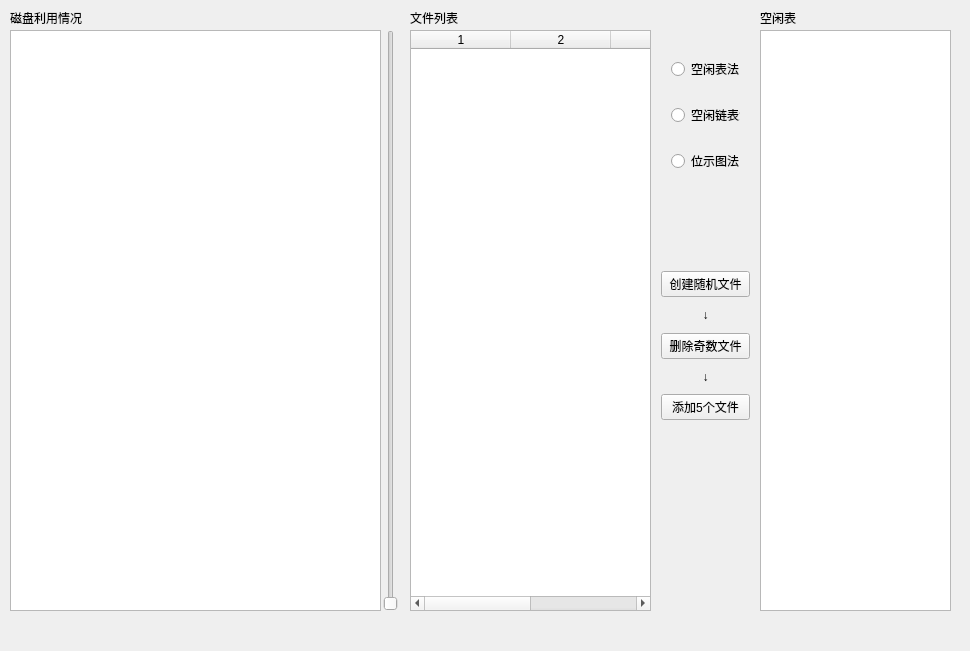
<?xml version="1.0" encoding="UTF-8"?>
<ui version="4.0">
 <class>MainWindow</class>
 <widget class="QMainWindow" name="MainWindow">
  <property name="geometry">
   <rect>
    <x>0</x>
    <y>0</y>
    <width>970</width>
    <height>651</height>
   </rect>
  </property>
  <property name="windowTitle">
   <string>文件管理</string>
  </property>
  <widget class="QWidget" name="centralWidget">
   <widget class="QLabel" name="label">
    <property name="geometry">
     <rect>
      <x>10</x>
      <y>10</y>
      <width>101</width>
      <height>16</height>
     </rect>
    </property>
    <property name="text">
     <string>磁盘利用情况</string>
    </property>
   </widget>
   <widget class="QTableWidget" name="filelist">
    <property name="geometry">
     <rect>
      <x>410</x>
      <y>30</y>
      <width>241</width>
      <height>581</height>
     </rect>
    </property>
    <property name="rowCount">
     <number>0</number>
    </property>
    <property name="columnCount">
     <number>4</number>
    </property>
    <column/>
    <column/>
    <column/>
    <column/>
   </widget>
   <widget class="QLabel" name="label_2">
    <property name="geometry">
     <rect>
      <x>410</x>
      <y>10</y>
      <width>60</width>
      <height>16</height>
     </rect>
    </property>
    <property name="text">
     <string>文件列表</string>
    </property>
   </widget>
   <widget class="QTableWidget" name="freetableView">
    <property name="geometry">
     <rect>
      <x>760</x>
      <y>30</y>
      <width>191</width>
      <height>581</height>
     </rect>
    </property>
    <property name="columnCount">
     <number>2</number>
    </property>
    <column/>
    <column/>
   </widget>
   <widget class="QTextBrowser" name="bitmapview">
    <property name="geometry">
     <rect>
      <x>760</x>
      <y>30</y>
      <width>191</width>
      <height>581</height>
     </rect>
    </property>
    <property name="font">
     <font>
      <family>Heiti SC</family>
     </font>
    </property>
   </widget>
   <widget class="QLabel" name="viewtype">
    <property name="geometry">
     <rect>
      <x>760</x>
      <y>10</y>
      <width>60</width>
      <height>16</height>
     </rect>
    </property>
    <property name="text">
     <string>空闲表</string>
    </property>
   </widget>
   <widget class="QWidget" name="layoutWidget">
    <property name="geometry">
     <rect>
      <x>660</x>
      <y>30</y>
      <width>91</width>
      <height>173</height>
     </rect>
    </property>
    <layout class="QVBoxLayout" name="verticalLayout">
     <item>
      <widget class="QRadioButton" name="freetable">
       <property name="text">
        <string>空闲表法</string>
       </property>
      </widget>
     </item>
     <item>
      <widget class="QRadioButton" name="freelinklist">
       <property name="text">
        <string>空闲链表法</string>
       </property>
      </widget>
     </item>
     <item>
      <widget class="QRadioButton" name="bitmap">
       <property name="text">
        <string>位示图法</string>
       </property>
      </widget>
     </item>
    </layout>
   </widget>
   <widget class="QWidget" name="layoutWidget">
    <property name="geometry">
     <rect>
      <x>650</x>
      <y>260</y>
      <width>111</width>
      <height>171</height>
     </rect>
    </property>
    <layout class="QVBoxLayout" name="verticalLayout_2">
     <item>
      <widget class="QPushButton" name="run">
       <property name="text">
        <string>创建随机文件</string>
       </property>
      </widget>
     </item>
     <item>
      <widget class="QLabel" name="label_3">
       <property name="text">
        <string>↓</string>
       </property>
       <property name="alignment">
        <set>Qt::AlignCenter</set>
       </property>
      </widget>
     </item>
     <item>
      <widget class="QPushButton" name="del">
       <property name="text">
        <string>删除奇数文件</string>
       </property>
      </widget>
     </item>
     <item>
      <widget class="QLabel" name="label_4">
       <property name="text">
        <string>↓</string>
       </property>
       <property name="alignment">
        <set>Qt::AlignCenter</set>
       </property>
      </widget>
     </item>
     <item>
      <widget class="QPushButton" name="addMore">
       <property name="text">
        <string>添加5个文件</string>
       </property>
      </widget>
     </item>
    </layout>
   </widget>
   <widget class="QGraphicsView" name="graphicsView">
    <property name="geometry">
     <rect>
      <x>10</x>
      <y>30</y>
      <width>371</width>
      <height>581</height>
     </rect>
    </property>
   </widget>
   <widget class="QSlider" name="zoomScale">
    <property name="geometry">
     <rect>
      <x>380</x>
      <y>30</y>
      <width>22</width>
      <height>581</height>
     </rect>
    </property>
    <property name="minimum">
     <number>1</number>
    </property>
    <property name="maximum">
     <number>100</number>
    </property>
    <property name="orientation">
     <enum>Qt::Vertical</enum>
    </property>
   </widget>
  </widget>
  <widget class="QMenuBar" name="menuBar">
   <property name="geometry">
    <rect>
     <x>0</x>
     <y>0</y>
     <width>970</width>
     <height>22</height>
    </rect>
   </property>
  </widget>
 </widget>
 <layoutdefault spacing="6" margin="11"/>
 <resources/>
 <connections/>
</ui>
